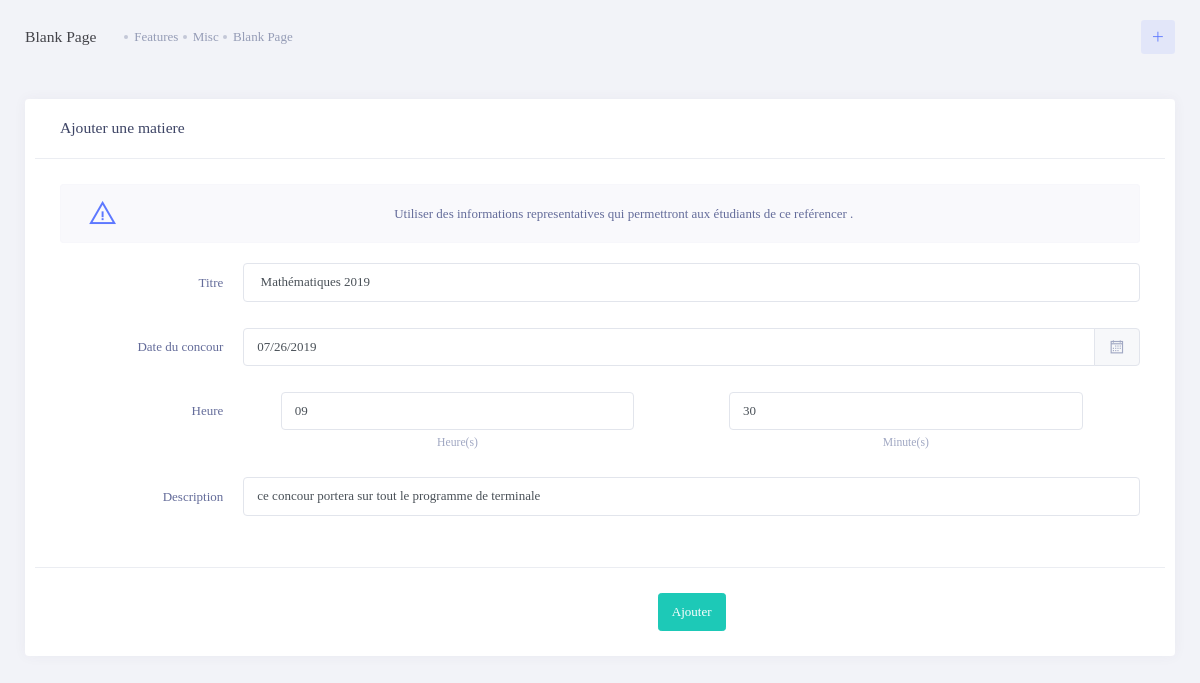
The page /views/Backoffice/admin/concour/ajouter.php?id=10 on the database as committed earlier.
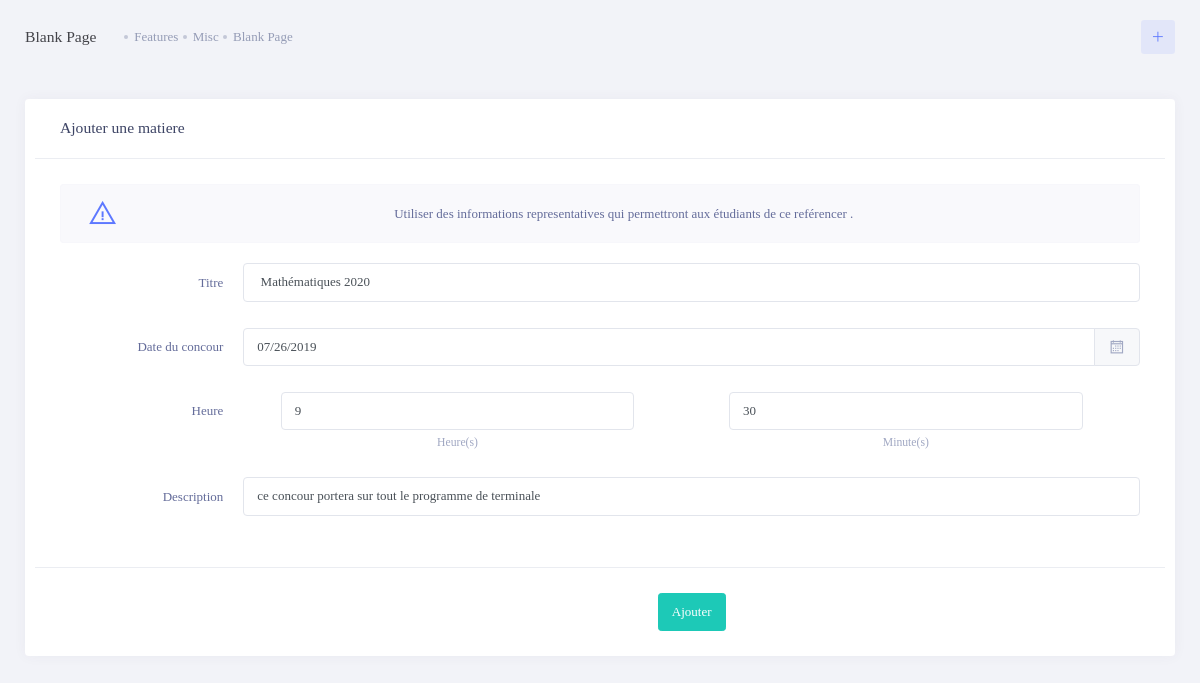
The same page on the database as committed later.
### tables this page shows
CREATE TABLE IF NOT EXISTS `concours` (
  `id` int(11) NOT NULL AUTO_INCREMENT,
  `titre` varchar(255) DEFAULT NULL,
  `description` varchar(255) DEFAULT NULL,
  `heure` varchar(255) NOT NULL,
  `date_concour` varchar(255) NOT NULL,
  PRIMARY KEY (`id`)
);

### entities/class_concour.php (called while the page is built, shortened)
<?php
class concours{
	public static function retourne_valeur($v,$id,$val){
	$requette=config::$bdd->query("select * from concours where ".$v."='".$id."'");
    while($data=$requette->fetch()){
  		return $data[$val];
	}
	}
}
?>

### views/Backoffice/admin/concour/ajouter.php (the view, shortened to what the changed rows need)
<?php
include "../../../../entities/class_concour.php";
$titre="";
$date="";
$heures="";
$minutes="";
$description="";
$op=false;
if(isset($_GET["id"])){
$op=true;
$titre=concours::retourne_valeur("id",$_GET["id"],"titre");
$date=concours::retourne_valeur("id",$_GET["id"],"date_concour");
$heure=concours::retourne_valeur("id",$_GET["id"],"heure");
$description=concours::retourne_valeur("id",$_GET["id"],"description");
$decouper=explode(",",$heure);
$heures=$decouper[0];
$minutes=$decouper[1];
}
?>
<!DOCTYPE html>
<html>
<head>
			<link href="../../../assets/Backoffice/vendors/global/vendors.bundle.css" rel="stylesheet" type="text/css" />
		<link href="../../../assets/Backoffice/css/demo1/style.bundle.css" rel="stylesheet" type="text/css" />
</head>
<body operation="<?php echo (isset($_GET["id"]))?"modifier":"ajouter";?>" id="<?php echo (isset($_GET["id"]))?$_GET["id"]:"";?>">
					<div class="kt-content  kt-grid__item kt-grid__item--fluid" id="kt_content">
			<center>
			<div class="kt-portlet col-xl-5">
				<form class="kt-form kt-form--label-right" action="" method="post" enctype="multipart/form-data" id='formulaire' autocomplete="off">
					<div class="kt-portlet__body">
						<div class="form-group row">
							<div class="col-10">
								<input type="text" class="form-control" name="label" placeholder="login" value="<?php echo ($op)?$titre:"";?>">
							</div>
						</div>
						<div class="form-group row">
							<div class="col-10">
                    <div class="input-group date">
                        <input type="text" class="form-control" name="date" value="<?php echo ($op)?$date:"";?>" placeholder="cliquez ici pour choisir" id="kt_datepicker_3">
                        <div class="input-group-append">
                            <span class="input-group-text">
                            </span>
                        </div>
                    </div>
							</div>
						</div>
						<div class="form-group row">
							<div class="row col-10">
                <div class="col-lg-5 col-md-5 col-sm-5 mx-auto">
                    <div class="input-group bootstrap-touchspin bootstrap-touchspin-injected"><input value="<?php echo ($op)?$heures:"";?>" id="kt_touchspin_3" type="text" class="form-control" value="0" name="heures" placeholder="Nombre de places"></div>
                </div>
                <div class="col-lg-5 col-md-5 col-sm-5 mx-auto">
                    <div class="input-group bootstrap-touchspin bootstrap-touchspin-injected"><input id="kt_touchspin_3" value="<?php echo ($op)?$minutes:"";?>" type="text" class="form-control" value="0" name="minutes" placeholder="Nombre de places"></div>
                </div>
							</div>
						</div>
						<div class="form-group row">
							<div class="col-10">
								<input type="text" class="form-control" name="descriptionss" placeholder="description" value="<?php echo ($op)?$description:"";?>">
							</div>
						</div>
					</div>
				</form>
			</div>
			</center>
		</div>
</body>
</html>

Rows that differ between the two databases and show on the page:
changed concours "ce concour portera sur tout le programme de terminale": label "Mathématiques 2019" → "Mathématiques 2020"; heures "09" → "9"
